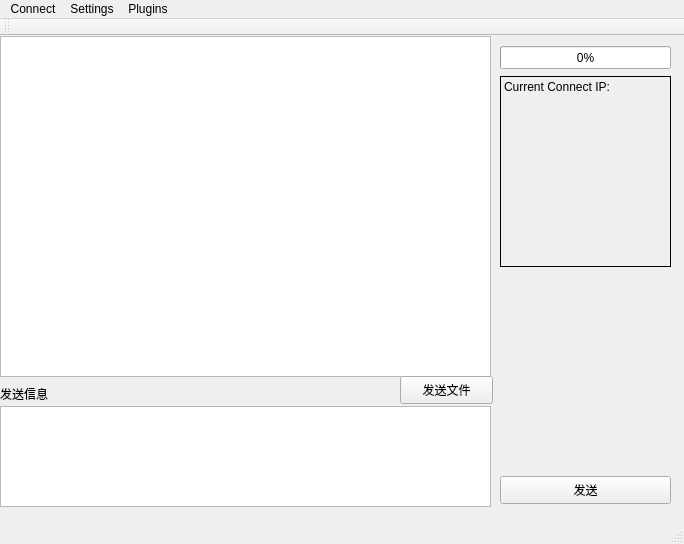
<?xml version="1.0" encoding="UTF-8"?>
<ui version="4.0">
 <class>MainWindow</class>
 <widget class="QMainWindow" name="MainWindow">
  <property name="geometry">
   <rect>
    <x>0</x>
    <y>0</y>
    <width>684</width>
    <height>544</height>
   </rect>
  </property>
  <property name="windowTitle">
   <string>Linpop</string>
  </property>
  <widget class="QWidget" name="centralWidget">
   <widget class="QTextBrowser" name="textBrowser">
    <property name="geometry">
     <rect>
      <x>0</x>
      <y>0</y>
      <width>491</width>
      <height>341</height>
     </rect>
    </property>
    <property name="openLinks">
     <bool>false</bool>
    </property>
   </widget>
   <widget class="QPlainTextEdit" name="sendText">
    <property name="geometry">
     <rect>
      <x>0</x>
      <y>370</y>
      <width>491</width>
      <height>101</height>
     </rect>
    </property>
   </widget>
   <widget class="QLabel" name="label">
    <property name="geometry">
     <rect>
      <x>0</x>
      <y>350</y>
      <width>72</width>
      <height>15</height>
     </rect>
    </property>
    <property name="text">
     <string>发送信息</string>
    </property>
   </widget>
   <widget class="QPushButton" name="sendbtn">
    <property name="geometry">
     <rect>
      <x>500</x>
      <y>440</y>
      <width>171</width>
      <height>28</height>
     </rect>
    </property>
    <property name="text">
     <string>发送</string>
    </property>
   </widget>
   <widget class="QPushButton" name="sendFile">
    <property name="geometry">
     <rect>
      <x>400</x>
      <y>340</y>
      <width>93</width>
      <height>28</height>
     </rect>
    </property>
    <property name="text">
     <string>发送文件</string>
    </property>
   </widget>
   <widget class="QProgressBar" name="progressBar">
    <property name="enabled">
     <bool>true</bool>
    </property>
    <property name="geometry">
     <rect>
      <x>500</x>
      <y>10</y>
      <width>171</width>
      <height>23</height>
     </rect>
    </property>
    <property name="value">
     <number>0</number>
    </property>
   </widget>
   <widget class="QLabel" name="connectInfo">
    <property name="geometry">
     <rect>
      <x>500</x>
      <y>40</y>
      <width>171</width>
      <height>191</height>
     </rect>
    </property>
    <property name="frameShape">
     <enum>QFrame::Box</enum>
    </property>
    <property name="text">
     <string>&lt;html&gt;&lt;head/&gt;&lt;body&gt;&lt;p&gt;Current Connect IP:&lt;/p&gt;&lt;p&gt;&lt;br/&gt;&lt;/p&gt;&lt;/body&gt;&lt;/html&gt;</string>
    </property>
    <property name="alignment">
     <set>Qt::AlignLeading|Qt::AlignLeft|Qt::AlignTop</set>
    </property>
   </widget>
  </widget>
  <widget class="QMenuBar" name="menuBar">
   <property name="geometry">
    <rect>
     <x>0</x>
     <y>0</y>
     <width>684</width>
     <height>26</height>
    </rect>
   </property>
   <widget class="QMenu" name="menuHost">
    <property name="title">
     <string>Connect</string>
    </property>
    <addaction name="actionHost"/>
    <addaction name="actionClient"/>
   </widget>
   <widget class="QMenu" name="menuSettings">
    <property name="title">
     <string>Settings</string>
    </property>
    <addaction name="actionChange_NickName"/>
    <addaction name="actionDelete_Chat_history"/>
   </widget>
   <widget class="QMenu" name="menuPlugins">
    <property name="title">
     <string>Plugins</string>
    </property>
    <addaction name="actionAdd_Plugins"/>
   </widget>
   <addaction name="menuHost"/>
   <addaction name="menuSettings"/>
   <addaction name="menuPlugins"/>
  </widget>
  <widget class="QToolBar" name="mainToolBar">
   <attribute name="toolBarArea">
    <enum>TopToolBarArea</enum>
   </attribute>
   <attribute name="toolBarBreak">
    <bool>false</bool>
   </attribute>
  </widget>
  <widget class="QStatusBar" name="statusBar"/>
  <action name="actionHost">
   <property name="text">
    <string>Host</string>
   </property>
  </action>
  <action name="actionClient">
   <property name="text">
    <string>Client</string>
   </property>
  </action>
  <action name="actionChange_NickName">
   <property name="text">
    <string>Change NickName</string>
   </property>
  </action>
  <action name="actionDelete_Chat_history">
   <property name="text">
    <string>Delete Chat history</string>
   </property>
  </action>
  <action name="actionAdd_Plugins">
   <property name="text">
    <string>Add Plugins</string>
   </property>
  </action>
 </widget>
 <layoutdefault spacing="6" margin="11"/>
 <resources/>
 <connections/>
</ui>
